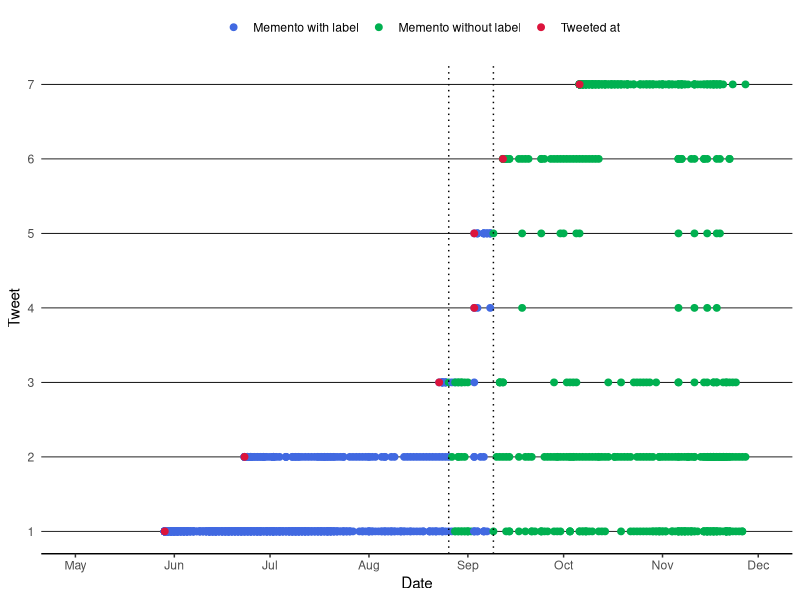

Recreate this plot in R.
  library(readr)
  library(ggplot2)
  library(scales)
  library(lubridate)

  df <- read_delim("oldUImementos_all_logical_wtweetedat.tsv", 
                        "\t", escape_double = FALSE, col_names = FALSE, 
                        col_types = cols(X1 = col_datetime(format = "%Y%m%d%H%M%S"), 
                                         X2 = col_character()), trim_ws = TRUE)
  
  #X2 = col_logical()
  colnames(df) <- c("DateTime", "Label","ID")
  attach(df)
  status_levels <- c("FALSE", "TRUE", "Tweeted_at")
  status_colors <- c("#4169E1", "#00B050", "#DC143C")
  
  Label <- factor(Label, levels=status_levels, ordered=TRUE)
  
  
  month_date_range <- seq(from = as.Date("2020-05-01"), to = as.Date("2020-12-01"), by='month')
  month_format <- format(month_date_range, '%b')
  month_df <- data.frame(month_date_range, month_format)
  df$DateTime<- as.Date(df$DateTime)
  
  
  timeline_plot<-ggplot(df,aes(x=DateTime, y=ID, col=Label))+
    scale_color_manual(values=status_colors, labels=status_levels, drop = FALSE)+
    theme_classic()+
    geom_hline(yintercept=ID, color = "black", size=0.3)+
    geom_point(aes(y=ID), size=2)+
    ylab("Tweet")+
    xlab("Date")+
    scale_x_date(date_labels = "%b", breaks = breaks_pretty(7), limits = c(min(month_df$month_date_range), max=max(month_df$month_date_range)))+
    scale_y_continuous(breaks = breaks_pretty(7), limits = c(1,7))
  
  #which(df$DateTime=="2020-09-09")
  #df$DateTime[992]
  #as.numeric(df$DateTime[992])
  
  timeline_plot<-timeline_plot+
    theme(axis.line.y=element_blank(),axis.ticks.y=element_blank(), legend.position = "top")+
    labs(colour="")+
    scale_color_manual(labels = c("Memento with label", "Memento without label","Tweeted at"), values = c("#4169E1", "#00B050", "#DC143C"))+
    geom_vline(xintercept=as.numeric(df$DateTime[c(992, 1060)]), linetype="dotted")
  
  timeline_plot

